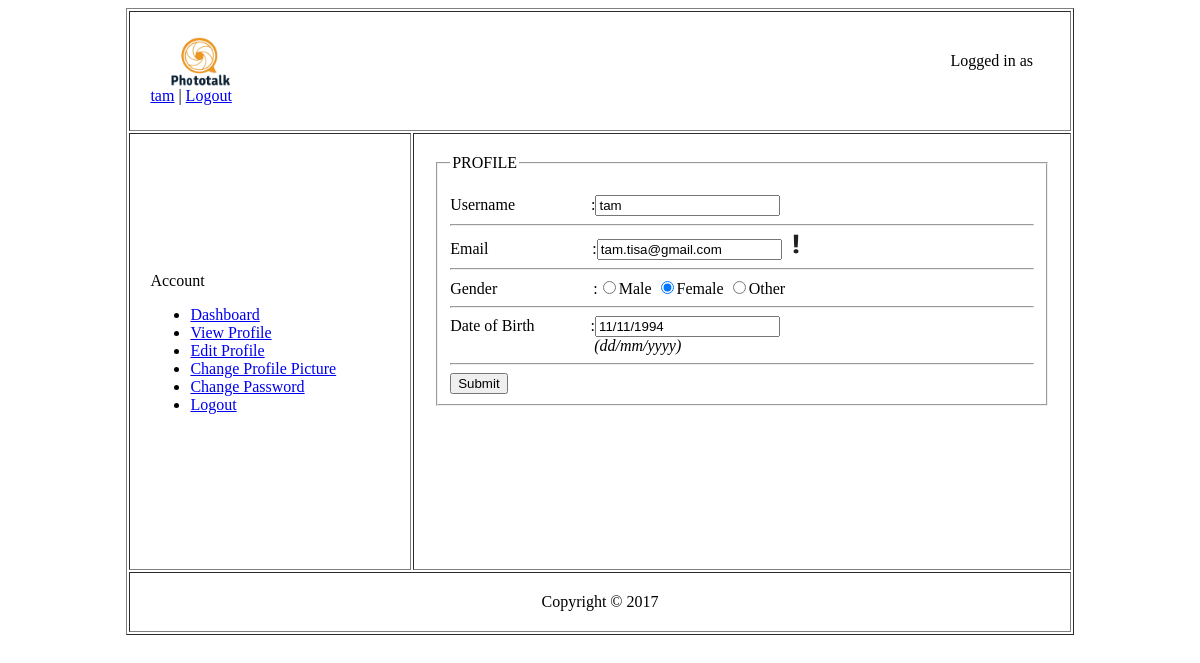
/app/Edit Profile.php (signed in), run on an earlier commit of the app's database.
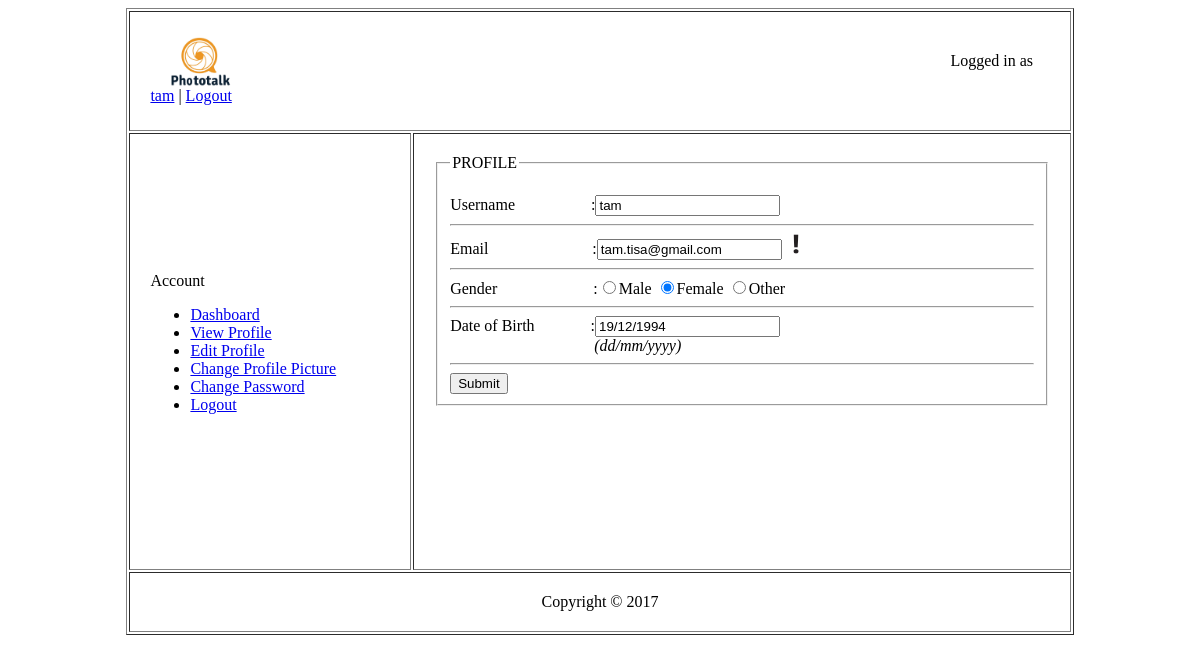
And on a later commit of the database.
### tables this page shows
CREATE TABLE `users` (
  `name` varchar(50) NOT NULL,
  `email` varchar(50) NOT NULL,
  `username` varchar(30) NOT NULL,
  `password` varchar(50) NOT NULL,
  `gender` varchar(6) NOT NULL,
  `dob` varchar(12) NOT NULL,
  `profile_picture` blob,
  `register_date` datetime NOT NULL,
  `last_log_in` datetime DEFAULT NULL
);

### data/profile_handler.php (called while the page is built, shortened)
<?php
	$conn = mysqli_connect("localhost","root","","photography_site",3306);
	$username = $_SESSION['username'];
	$user_data_query = "select * from users where username='$username'";
	$user_data = mysqli_query($conn,$user_data_query);
	$user_data_array = mysqli_fetch_assoc($user_data);
?>

### app/Edit Profile.php (the view, shortened to what this page needs)
<?php
	include("../data/profile_handler.php");
?>
<html>
	<body>
		<table border="1" height="80%" width="80%" cellpadding="20" align="center">
			<tr height="20%">
				<td colspan="9">
					<img align="center"  src="Logo.jpg" width="100" height="50"/>&emsp;&emsp;&emsp;&emsp;&emsp;&emsp;&emsp;&emsp;&emsp;&emsp;&emsp;&emsp;&emsp;&emsp;&emsp;&emsp;&emsp;
					&emsp;&emsp;&emsp;&emsp;&emsp;&emsp;&emsp;&emsp;&emsp;&emsp;&emsp;&emsp;&emsp;&emsp;&emsp;&emsp;&emsp;&emsp;&emsp;&emsp;&emsp;&emsp;&emsp;
					&emsp;&emsp;&emsp;
					Logged in as <a href="View Profile.php"><?= $_SESSION['username']; ?></a> |
					<a href="Login.php">Logout</a>
				</td>
			</tr>
			<tr height="200%">
				<td colspan="1" width="30%">
					Account
					<ul>
						<li><a href="Dashboard.php">Dashboard</a></li>
						<li><a href="View Profile.php">View Profile</a></li>
						<li><a href="Edit Profile.php">Edit Profile</a></li>
						<li><a href="Change Profile Picture.php">Change Profile Picture</a></li>
						<li><a href="Change Password.php">Change Password</a></li>
						<li><a href="Login.php">Logout</a></li>
				</td>
				<td colspan="8" valign="top">
					<form method="POST">
						<fieldset>
							<legend>PROFILE</legend>
							<br>
							Username&ensp;&emsp;&emsp;&emsp;&emsp; :<input name="username" value="<?= $user_data_array['username']; ?>"/><hr>
							Email &emsp;&emsp;&emsp;&emsp;&emsp;&emsp; :<input name="email" value="<?= $user_data_array['email']; ?>"/> <img src="ex.png" height="20" width="20">
							<hr>
							Gender &emsp;&emsp;&emsp;&emsp;&emsp;&ensp; :<input type="radio" name="gender" <?php if($user_data_array['gender'] == "Male"){echo "checked";} ?>/>Male <input type="radio" name="gender" <?php if($user_data_array['gender'] == "Female"){echo "checked";} ?>/>Female <input type="radio" name="gender" <?php if($user_data_array['gender'] == "Others"){echo "checked";} ?>/>Other
							<hr>
							Date of Birth &emsp;&emsp;&emsp; :<input name="dob" value="<?= $user_data_array['dob']; ?>"/><br>
							&emsp;&emsp;&emsp;&emsp;&emsp;&emsp;&emsp;&emsp;&emsp;<i>(dd/mm/yyyy)</i>
							<hr>
							<input type="submit">
						</fieldset>
					</form>
				</td>
			</tr>
			<tr height="10%">
				<td align="center" colspan="9">
					Copyright © 2017
				</td>
			</tr>
		</table>
	</body>
</html>

What changed in the data, as far as the page shows it:
changed users "tam": dob "11/11/1994" → "19/12/1994"
